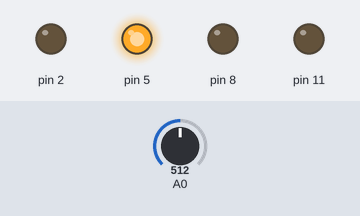
Recording of a sketch running on a simulated Arduino Uno, built with avr-gcc and run on an emulated ATmega328P. Parts: output pins drawn as LEDs (lit = HIGH). Inputs (shaded band) come from the test bench; at power-on: A0 = 512.

Above: at 1.2 s.
1.3 s: A0 set to 835
2.8 s: A0 set to 864
At 3.3 s:
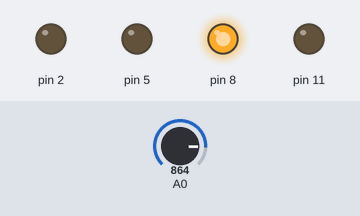
4.3 s: A0 set to 926
5.8 s: A0 set to 954
At 6.7 s:
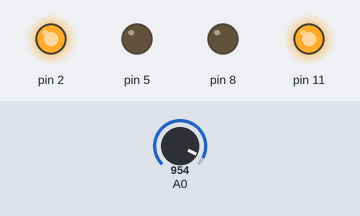
7.3 s: A0 set to 930
At 10.0 s:
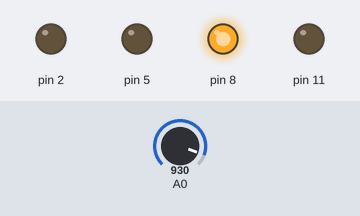
10.3 s: A0 set to 950
At 11.4 s:
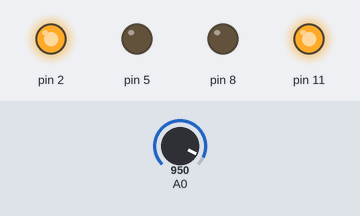
Timing chart, 0 to 12.8 s (numbered marks = the images above; inputs shaded):
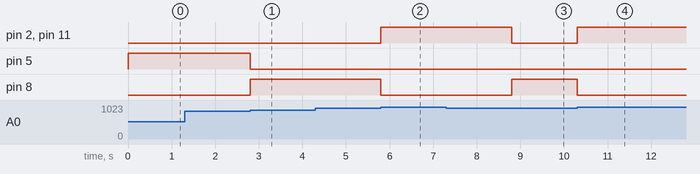

Measured:
- the behaviour switches between 849 and 850 on A0 (found by bisection; images 0 and 1)
- the behaviour switches between 939 and 940 on A0 (found by bisection; images 1 and 2)
- after the input at 1.3 s, every drawn part: stays the same
- after the input at 2.8 s, pin 5: HIGH → LOW at once; pin 8: LOW → HIGH at once
- after the input at 4.3 s, every drawn part: stays the same
- after the input at 5.8 s, pin 2, pin 11: LOW → HIGH at once; pin 8: HIGH → LOW at once
- after the input at 7.3 s, pin 2, pin 11: HIGH → LOW after 1.5 s; pin 8: LOW → HIGH after 1.5 s
- after the input at 10.3 s, pin 2, pin 11: LOW → HIGH at once; pin 8: HIGH → LOW at once

The sketch:

main.ino
```cpp
int luminosidade = 0;

int i = 0;

void setup()
{
  pinMode(A0, INPUT);
  Serial.begin(9600);
  pinMode(11, OUTPUT);
  pinMode(8, OUTPUT);
  pinMode(5, OUTPUT);
  pinMode(2, OUTPUT);
}

void loop()
{
  luminosidade = analogRead(A0);
  if (luminosidade < 850) {
    digitalWrite(11, LOW);
    digitalWrite(8, LOW);
    digitalWrite(5, HIGH);
    digitalWrite(2, LOW);
  } else if (luminosidade < 940){
    digitalWrite(11, LOW);
    digitalWrite(8, HIGH);
    digitalWrite(5, LOW);
    digitalWrite(2, LOW);
  } else {
	digitalWrite(11, HIGH);
    digitalWrite(8, LOW);
    digitalWrite(5, LOW);
    digitalWrite(2, HIGH);
    delay(3000);
  }

}
```
